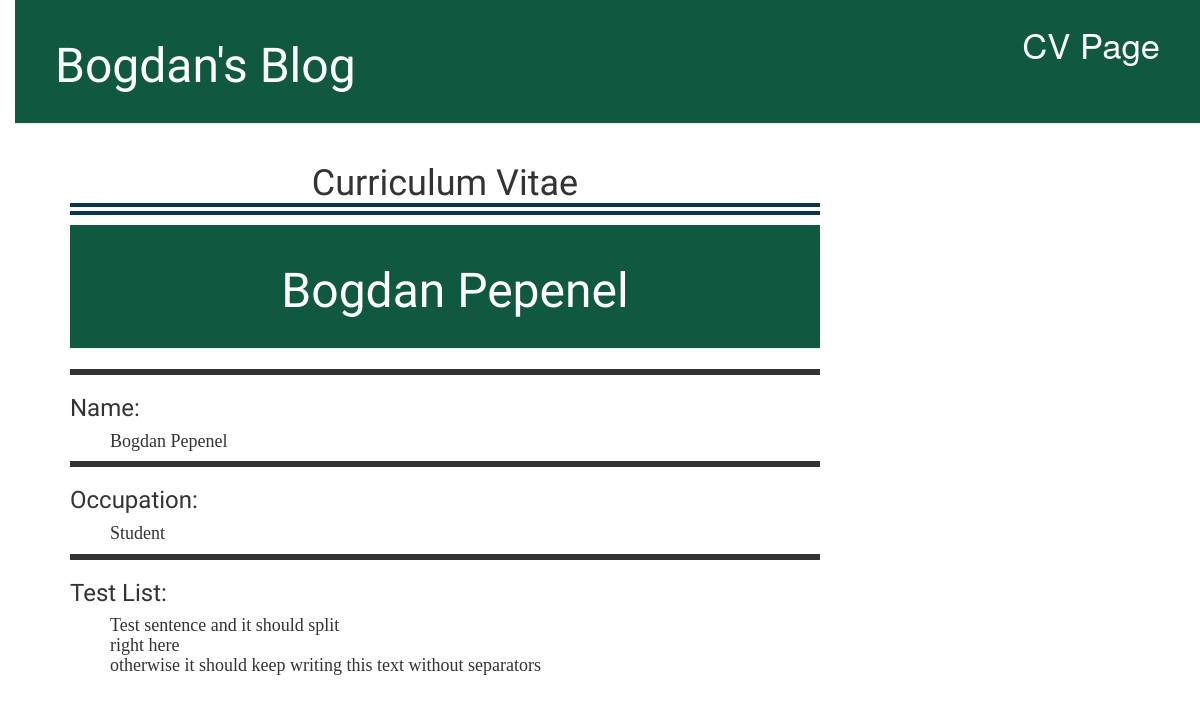
The app's page /cv, older data.
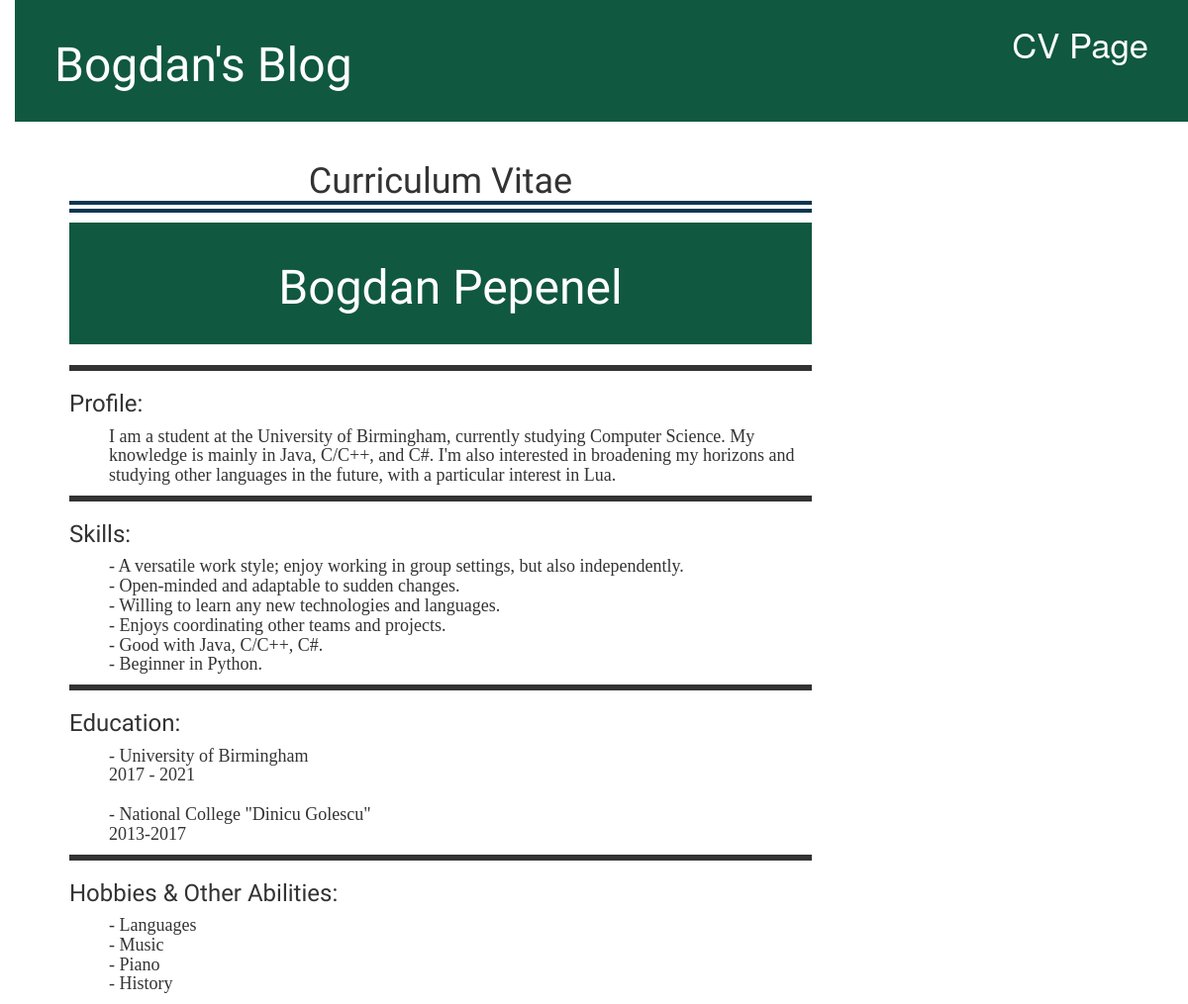
The same page, newer data.
### blog/models.py (models this page shows, shortened)
class Traits(models.Model):
    title = models.CharField(max_length=200)
    text = models.TextField()

### blog/views.py (the view)
# urls.py: path('cv', views.cv_view, name='cv_view'),
def cv_view(request):
    traits = Traits.objects.all()
    return render(request, '../../cv/templates/cv/cv.html', {'traits' : traits})

### cv/templates/cv/cv.html (shortened to what this page needs)
{% extends 'blog/base.html' %}
    {% block content %}
        <head>
        </head>
        <h1 style="border-bottom: 12px double #0a3652; text-align: center;">
            Curriculum Vitae
		</h1>
		<div class="page-header">
			<h1 style="text-align: center"><a href="\">Bogdan Pepenel</a></h1>
		</div>
        {% for trait in traits %}
            <div class="trait">
                <p class="solid">
                    <h3>{{trait.title}}:</h3>
                    <p><h4 style="font-family:'Times New Roman', Times, serif"><ul>{{trait.text|linebreaksbr }}</ul></h4></p>
                    </p>
            </div>
        {% endfor %}
    {% endblock %}

### blog/templates/blog/base.html (shortened to what this page needs)
{% load static %}
<html>
    <head>
        <link rel="stylesheet" href="//maxcdn.bootstrapcdn.com/bootstrap/3.2.0/css/bootstrap.min.css">
        <link rel="stylesheet" href="//maxcdn.bootstrapcdn.com/bootstrap/3.2.0/css/bootstrap-theme.min.css">
        <link rel="stylesheet" href="{% static 'css/blog2.css' %}">
    </head>
    <body>
        <div class="page-header">
            <a href="{% url 'cv_view' %}" class="top-menu">CV Page</a>
            <h1><a href="/">Bogdan's Blog</a></h1>
        </div>
        <div class="content container">
            <div class="row">
                <div class="col-md-8">
                {% block content %}
                {% endblock %}
                </div>
            </div>
        </div>
    </body>
</html>

### blog/static/css/blog2.css (style rules this page uses)
h1 a, h2 a { color: rgb(8, 71, 52); font-family: 'Lobster'; }
body { padding-left: 15px; }
.page-header { background-color: rgb(16, 88, 64); color: #ffffff; margin-top: 0; padding: 20px 20px 20px 40px; }
.page-header h1, .page-header h1 a, .page-header h1 a:visited, .page-header h1 a:active { color: #ffffff; font-size: 36pt; text-decoration: none; }
.content { margin-left: 40px; }
h1, h2, h3, h4 { font-family: 'Lobster', cursive; }
.top-menu, .top-menu:hover, .top-menu:visited { color: #ffffff; float: right; font-size: 26pt; margin-right: 20px; }

### cv/templates/cv/cv.html (style rules this page uses)
p.solid { border-style: solid; }

Row changes from the older to the newer data that the page shows:
removed Traits: title "Name", text "Bogdan Pepenel"
removed Traits: title "Occupation", text "Student"
removed Traits: title "Test List", text "Test sentence and it should split right here otherwise it should keep writing this text without separators"
added Traits: title "Profile", text "I am a student at the University of Birmingham, currently studying Computer Science. My knowledge is mainly in Java, C/C++, and C#. I'm also interested in broadening my horizons and studying other languages in the future, with a particular interest in Lua."
added Traits: title "Skills", text "- A versatile work style; enjoy working in group settings, but also independently. - Open-minded and adaptable to sudden changes. - Willing to learn any new technologies and languages. - Enjoys coordinating other teams and projects. - Good with Java, C/C++, C#. - Beginner in Python."
added Traits: title "Education", text "- University of Birmingham 2017 - 2021 - National College \"Dinicu Golescu\" 2013-2017"
added Traits: title "Hobbies & Other Abilities", text "- Languages - Music - Piano - History"
